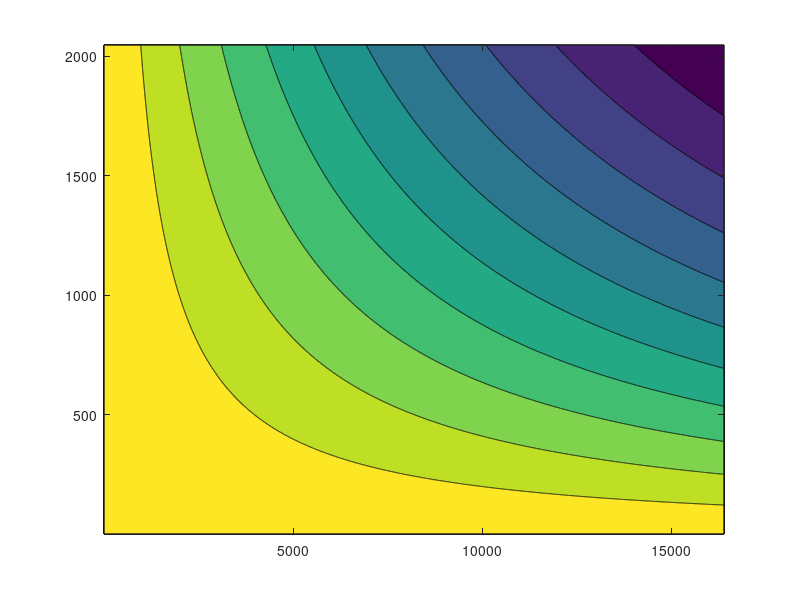

Recreate this plot in MATLAB.
% MATLAB SCRIPT TO GENERATE 1D HEAT EQUATION SOLUTION
% DOMAIN FROM X = 0 TO X = 1

clear 
clc

% PDE THAT IS SOLVED HERE
% du/dt = d^2u/dx^2 - 2*t*exp(-x*t)*(1+2*t)

% ANALYTICAL SOLUTION
u_exact = @(x,t) 2*exp(-x.*t);

% DOMAIN IN X
xrange = [0 1];

% TIME RANGE
trange = [0 1]; % The last time value can be amended as necessary

% GENERATE POINTS IN THE X-DIRECTION
xp = linspace(xrange(1),xrange(2),2048);

% GENERATE POINTS IN THE t-DIRECTION
tp = linspace(trange(1),trange(2),16384);

% EVALUATE FUNCTION AT EVERY DATA POINT
u = zeros(length(xp),length(tp));

for i = 1:length(tp)
    u(:,i) = u_exact(xp,tp(i));
end

% SPLIT DATASET INTO 2
uin = u(:,1:length(tp)/2);
uout = u(:,1+length(tp)/2:end);

save heat_eq_1d.mat u uin uout

contourf(u)